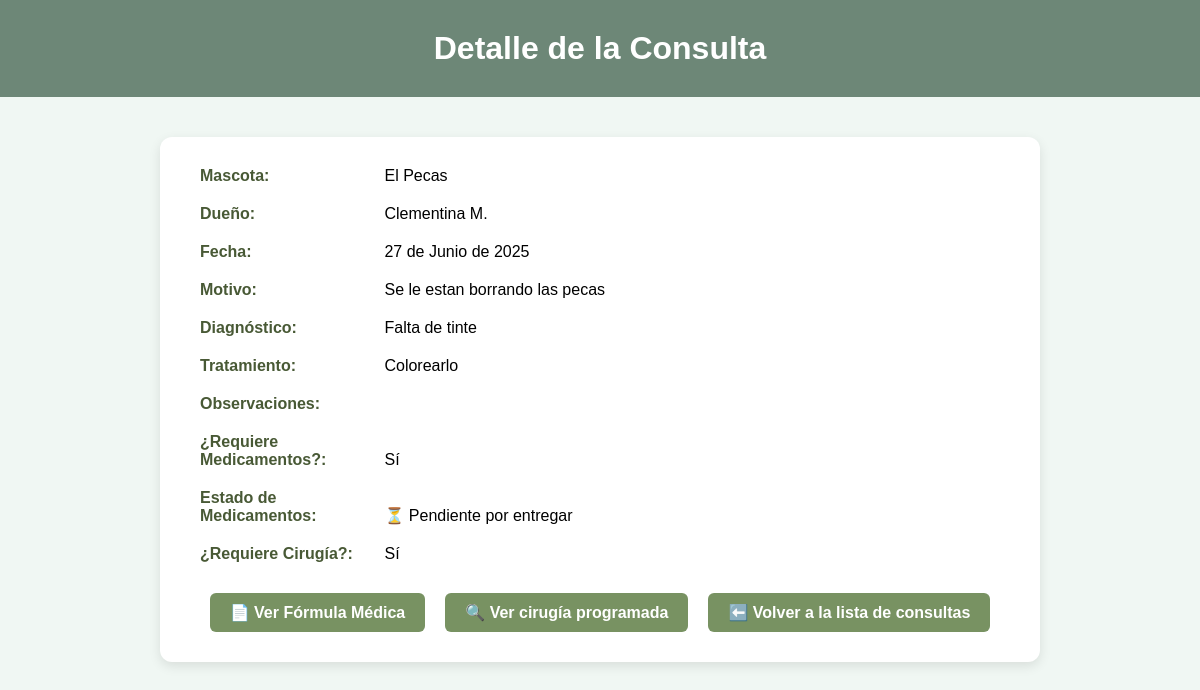
/consultas/detalle/30/, run on the app's committed database.
### principal/models.py (models this page shows, shortened)
class Consulta(models.Model):
    fecha = models.DateField()
    motivo = models.TextField(blank=True)
    diagnostico = models.TextField(blank=True)
    tratamiento = models.TextField(blank=True, null=True)
    observaciones = models.TextField(blank=True, null=True)
    req_medicamentos = models.BooleanField(default=False)
    req_cirugia = models.BooleanField(default=False)
    mascota = models.ForeignKey(Mascota, on_delete=models.CASCADE, related_name='consultas')
    med_entregado = models.BooleanField(default=False)
    activo = models.BooleanField(default=True)

class Mascota(models.Model):
    nombre_mascota = models.CharField(max_length=100)
    especie = models.CharField(max_length=50, blank=True)
    raza = models.CharField(max_length=50, blank=True)
    edad = models.PositiveIntegerField(null=True, blank=True)
    cliente = models.ForeignKey(Cliente, on_delete=models.CASCADE, related_name='mascotas')
    activo = models.BooleanField(default=True)

class Cliente(models.Model):
    nombre = models.CharField(max_length=100)
    cedula = models.CharField(max_length=20, unique=True)
    telefono = models.CharField(max_length=20, blank=True, null=True)
    direccion = models.CharField(max_length=255, blank=True, null=True)
    activo = models.BooleanField(default=True)

### principal/views.py (the view)
# urls.py: path('consultas/detalle/<int:consulta_id>/', views.detalle_consulta, name='detalle_consulta'),
def detalle_consulta(request, consulta_id):
    consulta = get_object_or_404(Consulta, id=consulta_id)
    formulas = FormulaMedica.objects.filter(consulta=consulta)
    if not formulas.exists():
        estado_medicamentos = "pendiente_asignar"
    elif not consulta.med_entregado:
        estado_medicamentos = "pendiente_entregar"
    else:
        estado_medicamentos = "entregado"
    context = {
        'consulta': consulta,
        'estado_medicamentos': estado_medicamentos
    }
    return render(request, 'principal/detalle_consulta.html', context)

### principal/templates/principal/detalle_consulta.html (shortened to what this page needs)
{% load static %}
<!DOCTYPE html>
<html lang="es">
<head>
</head>
<body>
<header>
    <h1>Detalle de la Consulta</h1>
</header>
<div class="contenido">
    <div class="campo"><strong>Mascota:</strong> {{ consulta.mascota.nombre_mascota }} </div>
    <div class="campo"><strong>Dueño:</strong> {{ consulta.mascota.cliente.nombre }}</div>
    <div class="campo"><strong>Fecha:</strong> {{ consulta.fecha }}</div>
    <div class="campo"><strong>Motivo:</strong> {{ consulta.motivo }}</div>
    <div class="campo"><strong>Diagnóstico:</strong> {{ consulta.diagnostico }}</div>
    <div class="campo"><strong>Tratamiento:</strong> {{ consulta.tratamiento }}</div>
    <div class="campo"><strong>Observaciones:</strong> {{ consulta.observaciones }}</div>
    <div class="campo"><strong>¿Requiere Medicamentos?:</strong> {{ consulta.req_medicamentos|yesno:"Sí,No" }}</div>
    {% if consulta.req_medicamentos %}
        <div class="campo">
            <strong>Estado de Medicamentos:</strong>
            {% if estado_medicamentos == "pendiente_asignar" %}
                ⚠️ Pendiente por asignar
            {% elif estado_medicamentos == "pendiente_entregar" %}
                ⏳ Pendiente por entregar
            {% elif estado_medicamentos == "entregado" %}
                ✅ Medicamentos Entregados
            {% endif %}
        </div>
    {% endif %}
    <div class="campo"><strong>¿Requiere Cirugía?:</strong> {{ consulta.req_cirugia|yesno:"Sí,No" }}</div>
    <div class="botones-extra">
        {% if consulta.req_medicamentos %}
            {% if estado_medicamentos == "pendiente_asignar" %}
                <a href="{% url 'asignar_medicamentos' consulta.id %}" class="conditional-btn">📝 Asignar Medicamentos</a>
            {% elif estado_medicamentos == "pendiente_entregar" or estado_medicamentos == "entregado" %}
                <a href="{% url 'ver_formula' consulta.id %}" class="conditional-btn">📄 Ver Fórmula Médica</a>
            {% endif %}
        {% endif %}
        {% if consulta.req_cirugia %}
            {% with cirugia=consulta.cirugia.first %}
                {% if cirugia and cirugia.procedimiento and cirugia.fecha_prog and cirugia.profesional %}
                    <a href="{% url 'ver_cirugia' consulta.id %}" class="conditional-btn">🔍 Ver cirugía programada</a>
                {% else %}
                    <a href="{% url 'asignar_cirugia' consulta.id %}" class="conditional-btn">🩺 Programar cirugía</a>
                {% endif %}
            {% endwith %}
        {% endif %}
        <a href="{% url 'lista_consultas' %}" class="conditional-btn">⬅️ Volver a la lista de consultas</a>
    </div>
</div>
</body>
</html>

### principal/templates/principal/detalle_consulta.html (style rules this page uses)
body { font-family: Arial, sans-serif; background-color: #f0f7f3; margin: 0; padding: 0; text-align: center; }
header { background-color: #6D8777; color: white; padding: 30px 20px; }
h1 { margin: 0; }
.contenido { background-color: white; padding: 30px 40px; border-radius: 12px; display: inline-block; margin-top: 40px; box-shadow: 0 4px 12px rgba(0,0,0,0.1); text-align: left; width: 800px; max-width: 95%; }
.campo { margin-bottom: 20px; }
.campo strong { display: inline-block; width: 180px; color: #485935; }
.botones-extra { margin-top: 30px; display: flex; gap: 20px; justify-content: center; text-align: center; }
.conditional-btn { background-color: #789262; color: white; border: none; padding: 10px 20px; border-radius: 6px; cursor: pointer; font-weight: bold; transition: background-color 0.3s; text-decoration: none; }

### data on the page
Consulta: mascota.nombre_mascota "El Pecas", mascota.cliente.nombre "Clementina M.", fecha "27 de Junio de 2025", motivo "Se le estan borrando las pecas", diagnostico "Falta de tinte", tratamiento "Colorearlo", req_medicamentos "Sí", req_cirugia "Sí"
